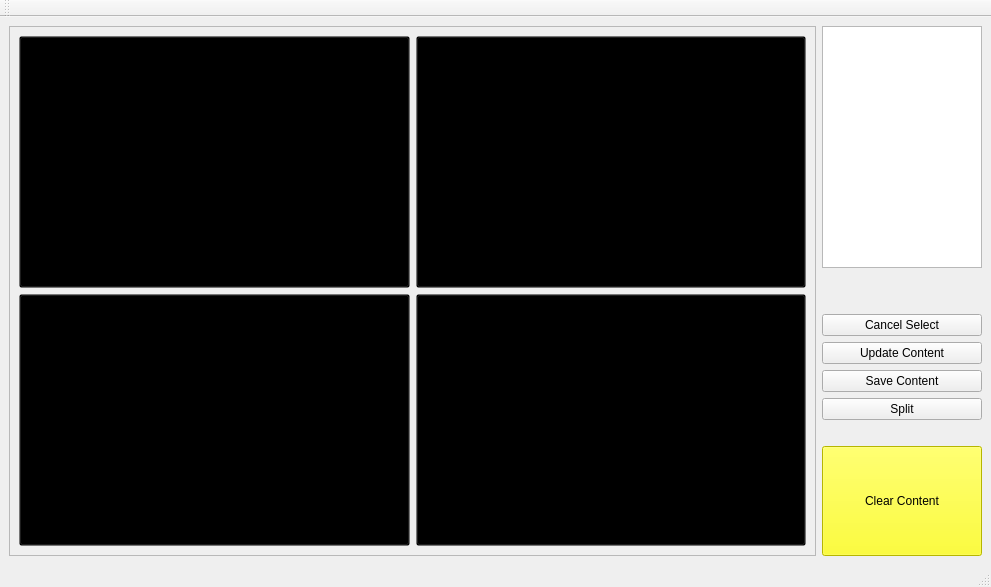
<?xml version="1.0" encoding="UTF-8"?>
<ui version="4.0">
 <class>MainWindow</class>
 <widget class="QMainWindow" name="MainWindow">
  <property name="geometry">
   <rect>
    <x>0</x>
    <y>0</y>
    <width>991</width>
    <height>587</height>
   </rect>
  </property>
  <property name="windowTitle">
   <string>MainWindow</string>
  </property>
  <widget class="QWidget" name="centralwidget">
   <layout class="QHBoxLayout" name="horizontalLayout">
    <item>
     <layout class="QGridLayout" name="gridLayout">
      <item row="0" column="0">
       <widget class="QScrollArea" name="scrollArea">
        <property name="sizePolicy">
         <sizepolicy hsizetype="Expanding" vsizetype="Expanding">
          <horstretch>0</horstretch>
          <verstretch>0</verstretch>
         </sizepolicy>
        </property>
        <property name="widgetResizable">
         <bool>true</bool>
        </property>
        <widget class="QWidget" name="scrollAreaWidgetContents">
         <property name="geometry">
          <rect>
           <x>0</x>
           <y>0</y>
           <width>801</width>
           <height>495</height>
          </rect>
         </property>
         <layout class="QGridLayout" name="gridLayout_3">
          <item row="0" column="0">
           <layout class="QGridLayout" name="gridLayout_2">
            <item row="0" column="0">
             <widget class="QPushButton" name="area1_pb">
              <property name="sizePolicy">
               <sizepolicy hsizetype="Preferred" vsizetype="Preferred">
                <horstretch>0</horstretch>
                <verstretch>0</verstretch>
               </sizepolicy>
              </property>
              <property name="cursor">
               <cursorShape>PointingHandCursor</cursorShape>
              </property>
              <property name="styleSheet">
               <string notr="true">background:transparent</string>
              </property>
              <property name="text">
               <string/>
              </property>
             </widget>
            </item>
            <item row="0" column="1">
             <widget class="QPushButton" name="area2_pb">
              <property name="sizePolicy">
               <sizepolicy hsizetype="Preferred" vsizetype="Preferred">
                <horstretch>0</horstretch>
                <verstretch>0</verstretch>
               </sizepolicy>
              </property>
              <property name="cursor">
               <cursorShape>PointingHandCursor</cursorShape>
              </property>
              <property name="styleSheet">
               <string notr="true">background:transparent</string>
              </property>
              <property name="text">
               <string/>
              </property>
             </widget>
            </item>
            <item row="1" column="0">
             <widget class="QPushButton" name="area3_pb">
              <property name="sizePolicy">
               <sizepolicy hsizetype="Preferred" vsizetype="Preferred">
                <horstretch>0</horstretch>
                <verstretch>0</verstretch>
               </sizepolicy>
              </property>
              <property name="cursor">
               <cursorShape>PointingHandCursor</cursorShape>
              </property>
              <property name="styleSheet">
               <string notr="true">background:transparent</string>
              </property>
              <property name="text">
               <string/>
              </property>
             </widget>
            </item>
            <item row="1" column="1">
             <widget class="QPushButton" name="area4_pb">
              <property name="sizePolicy">
               <sizepolicy hsizetype="Preferred" vsizetype="Preferred">
                <horstretch>0</horstretch>
                <verstretch>0</verstretch>
               </sizepolicy>
              </property>
              <property name="cursor">
               <cursorShape>PointingHandCursor</cursorShape>
              </property>
              <property name="styleSheet">
               <string notr="true">background:transparent</string>
              </property>
              <property name="text">
               <string/>
              </property>
             </widget>
            </item>
           </layout>
          </item>
         </layout>
        </widget>
       </widget>
      </item>
     </layout>
    </item>
    <item>
     <layout class="QVBoxLayout" name="verticalLayout_2">
      <item>
       <widget class="QTextBrowser" name="textBrowser">
        <property name="sizePolicy">
         <sizepolicy hsizetype="Preferred" vsizetype="Expanding">
          <horstretch>0</horstretch>
          <verstretch>0</verstretch>
         </sizepolicy>
        </property>
        <property name="maximumSize">
         <size>
          <width>160</width>
          <height>16777215</height>
         </size>
        </property>
       </widget>
      </item>
      <item>
       <spacer name="verticalSpacer_2">
        <property name="orientation">
         <enum>Qt::Vertical</enum>
        </property>
        <property name="sizeType">
         <enum>QSizePolicy::Preferred</enum>
        </property>
        <property name="sizeHint" stdset="0">
         <size>
          <width>20</width>
          <height>40</height>
         </size>
        </property>
       </spacer>
      </item>
      <item>
       <layout class="QVBoxLayout" name="verticalLayout">
        <item>
         <widget class="QPushButton" name="Cancel">
          <property name="sizePolicy">
           <sizepolicy hsizetype="Preferred" vsizetype="Fixed">
            <horstretch>0</horstretch>
            <verstretch>0</verstretch>
           </sizepolicy>
          </property>
          <property name="maximumSize">
           <size>
            <width>160</width>
            <height>16777215</height>
           </size>
          </property>
          <property name="text">
           <string>Cancel Select</string>
          </property>
         </widget>
        </item>
        <item>
         <widget class="QPushButton" name="Update">
          <property name="sizePolicy">
           <sizepolicy hsizetype="Preferred" vsizetype="Fixed">
            <horstretch>0</horstretch>
            <verstretch>0</verstretch>
           </sizepolicy>
          </property>
          <property name="maximumSize">
           <size>
            <width>160</width>
            <height>16777215</height>
           </size>
          </property>
          <property name="text">
           <string>Update Content</string>
          </property>
         </widget>
        </item>
        <item>
         <widget class="QPushButton" name="Save">
          <property name="sizePolicy">
           <sizepolicy hsizetype="Preferred" vsizetype="Fixed">
            <horstretch>0</horstretch>
            <verstretch>0</verstretch>
           </sizepolicy>
          </property>
          <property name="maximumSize">
           <size>
            <width>160</width>
            <height>16777215</height>
           </size>
          </property>
          <property name="text">
           <string>Save Content</string>
          </property>
         </widget>
        </item>
        <item>
         <widget class="QPushButton" name="Split">
          <property name="sizePolicy">
           <sizepolicy hsizetype="Preferred" vsizetype="Fixed">
            <horstretch>0</horstretch>
            <verstretch>0</verstretch>
           </sizepolicy>
          </property>
          <property name="maximumSize">
           <size>
            <width>160</width>
            <height>16777215</height>
           </size>
          </property>
          <property name="text">
           <string>Split</string>
          </property>
         </widget>
        </item>
        <item>
         <spacer name="verticalSpacer">
          <property name="orientation">
           <enum>Qt::Vertical</enum>
          </property>
          <property name="sizeType">
           <enum>QSizePolicy::Preferred</enum>
          </property>
          <property name="sizeHint" stdset="0">
           <size>
            <width>20</width>
            <height>20</height>
           </size>
          </property>
         </spacer>
        </item>
        <item>
         <widget class="QPushButton" name="Clear">
          <property name="sizePolicy">
           <sizepolicy hsizetype="Preferred" vsizetype="Expanding">
            <horstretch>0</horstretch>
            <verstretch>0</verstretch>
           </sizepolicy>
          </property>
          <property name="maximumSize">
           <size>
            <width>160</width>
            <height>16777215</height>
           </size>
          </property>
          <property name="styleSheet">
           <string notr="true">background-color: yellow</string>
          </property>
          <property name="text">
           <string>Clear Content</string>
          </property>
         </widget>
        </item>
       </layout>
      </item>
     </layout>
    </item>
   </layout>
  </widget>
  <widget class="QMenuBar" name="menubar">
   <property name="geometry">
    <rect>
     <x>0</x>
     <y>0</y>
     <width>991</width>
     <height>29</height>
    </rect>
   </property>
  </widget>
  <widget class="QStatusBar" name="statusbar"/>
  <widget class="QToolBar" name="toolBar">
   <property name="windowTitle">
    <string>toolBar</string>
   </property>
   <attribute name="toolBarArea">
    <enum>TopToolBarArea</enum>
   </attribute>
   <attribute name="toolBarBreak">
    <bool>false</bool>
   </attribute>
  </widget>
 </widget>
 <resources/>
 <connections/>
</ui>
